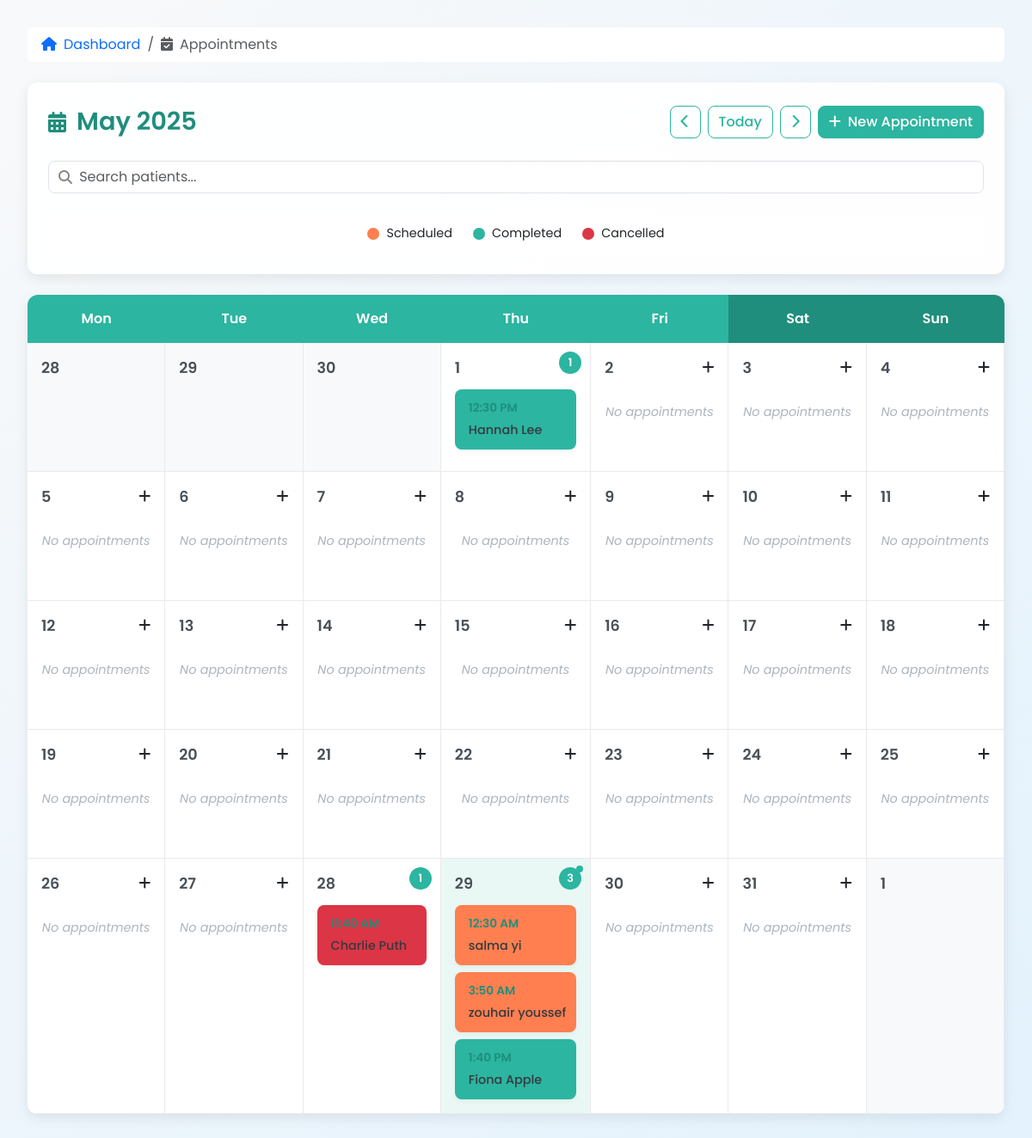
Screenshot of /appointments.php with the database file from the repository.
### tables this page shows
CREATE TABLE `appointments` (
  `id` int NOT NULL,
  `patient_id` int DEFAULT NULL,
  `dentist_id` int DEFAULT NULL,
  `appointment_date` date NOT NULL,
  `appointment_time` time NOT NULL,
  `treatment_type` varchar(100) DEFAULT NULL,
  `status` enum('scheduled','completed','cancelled') DEFAULT 'scheduled',
  `notes` text
);

CREATE TABLE `patients` (
  `id` int NOT NULL,
  `full_name` varchar(100) NOT NULL,
  `phone` varchar(20) NOT NULL,
  `working_type` enum('student','employed','self-employed','unemployed') NOT NULL,
  `created_at` datetime DEFAULT CURRENT_TIMESTAMP,
  `age` int NOT NULL
);

### appointments.php (the view, shortened to what this page needs)
<?php
require_once 'config.php';
$currentMonth = $_GET['month'] ?? date('Y-m');
$search = $_GET['search'] ?? '';
$date = new DateTime($currentMonth . '-01');
$monthStart = $date->format('Y-m-01');
$monthEnd = $date->format('Y-m-t');
$prevMonth = (clone $date)->modify('-1 month')->format('Y-m');
$nextMonth = (clone $date)->modify('+1 month')->format('Y-m');
$stmt = $pdo->prepare("SELECT a.*, p.full_name AS patient_name, p.phone AS patient_phone
                      FROM appointments a
                      LEFT JOIN patients p ON a.patient_id = p.id
                      WHERE a.appointment_date BETWEEN ? AND ?
                      AND p.full_name LIKE ?
                      ORDER BY appointment_date, appointment_time");
$stmt->execute([$monthStart, $monthEnd, "%$search%"]);
$appointments = $stmt->fetchAll();
$appointmentsByDate = [];
foreach ($appointments as $appt) {
    $appointmentsByDate[$appt['appointment_date']][] = $appt;
}
$firstWeekday = $date->format('N');
$totalDays = $date->format('t');
$weeks = ceil(($totalDays + $firstWeekday - 1) / 7);
$today = date('Y-m-d');
?>
<!DOCTYPE html>
<html lang="en">
<head>
    <link href="https://cdn.jsdelivr.net/npm/bootstrap@5.3.3/dist/css/bootstrap.min.css" rel="stylesheet">
    <link href="https://cdnjs.cloudflare.com/ajax/libs/font-awesome/6.5.0/css/all.min.css" rel="stylesheet">
</head>
<body>
    <div class="dashboard-container">
        <nav class="breadcrumb bg-white px-3 py-2 rounded mb-4">
            <ol class="breadcrumb m-0">
                <li class="breadcrumb-item">
                    <a href="dashboard.php" class="text-decoration-none text-primary">
                        <i class="fas fa-home me-2"></i>Dashboard
                    </a>
                </li>
                <li class="breadcrumb-item active">
                    <i class="fas fa-calendar-check me-2"></i>Appointments
                </li>
            </ol>
        </nav>
        <div class="card calendar-header">
            <div class="calendar-controls">
                <div class="calendar-title">
                    <i class="fas fa-calendar-alt"></i>
                    <span><?= $date->format('F Y') ?></span>
                </div>
                <div class="d-flex gap-2">
                    <a href="?month=<?= $prevMonth ?>&search=<?= urlencode($search) ?>"
                       class="btn btn-outline-primary">
                        <i class="fas fa-chevron-left"></i>
                    </a>
                    <a href="?month=<?= date('Y-m') ?>"
                       class="btn btn-outline-primary">
                        Today
                    </a>
                    <a href="?month=<?= $nextMonth ?>&search=<?= urlencode($search) ?>"
                       class="btn btn-outline-primary">
                        <i class="fas fa-chevron-right"></i>
                    </a>
                    <button class="btn btn-primary" data-bs-toggle="modal" data-bs-target="#addModal">
                        <i class="fas fa-plus me-2"></i>New Appointment
                    </button>
                </div>
            </div>
<div class="search-container">
    <form>
        <div class="position-relative">
            <input type="text" name="search"  value="<?= htmlspecialchars($search) ?>"
                   class="form-control ps-4" placeholder="Search patients...">
        </div>
    </form>
</div>
            <div class="legend">
                <div class="legend-item">
                    <div class="status-indicator scheduled"></div>
                    <span>Scheduled</span>
                </div>
                <div class="legend-item">
                    <div class="status-indicator completed"></div>
                    <span>Completed</span>
                </div>
                <div class="legend-item">
                    <div class="status-indicator cancelled"></div>
                    <span>Cancelled</span>
                </div>
            </div>
        </div>
        <div class="calendar-grid">
            <div class="weekday-header">Mon</div>
            <div class="weekday-header">Tue</div>
            <div class="weekday-header">Wed</div>
            <div class="weekday-header">Thu</div>
            <div class="weekday-header">Fri</div>
            <div class="weekday-header weekend">Sat</div>
            <div class="weekday-header weekend">Sun</div>
            <?php
            $startDay = (clone $date)->modify('-' . ($firstWeekday - 1) . ' days');
            for ($i = 0; $i < $weeks * 7; $i++) {
                $currentDate = $startDay->format('Y-m-d');
                $isCurrentMonth = $startDay->format('Y-m') === $date->format('Y-m');
                $isToday = $currentDate === $today;
                $isWeekend = in_array($startDay->format('D'), ['Sat', 'Sun']);
                $apptCount = isset($appointmentsByDate[$currentDate]) ? count($appointmentsByDate[$currentDate]) : 0;
                $hasAppointments = $apptCount > 0;
                ?>
                <div class="calendar-day
                    <?= !$isCurrentMonth ? 'non-month-day' : '' ?>
                    <?= $isToday ? 'today' : '' ?>
                    <?= $isWeekend ? 'weekend' : '' ?>">
                    <div class="day-header">
                        <div class="day-number"><?= $startDay->format('j') ?></div>
                        <?php if($isCurrentMonth && !$hasAppointments): ?>
                            <div class="add-appointment-btn"
                                 data-date="<?= $currentDate ?>"
                                 data-bs-toggle="modal"
                                 data-bs-target="#addModal"
                                 title="Add appointment">
                                <i class="fas fa-plus"></i>
                            </div>
                        <?php endif; ?>
                    </div>
                    <?php if ($hasAppointments): ?>
                        <div class="appointment-count"><?= $apptCount ?></div>
                    <?php endif; ?>
                    <div class="events">
                        <?php if ($isCurrentMonth && $hasAppointments): ?>
                            <?php foreach ($appointmentsByDate[$currentDate] as $appt): ?>
                                <div class="event-item <?= $appt['status'] ?>"
                                     data-bs-toggle="modal"
                                     data-bs-target="#detailModal<?= $appt['id'] ?>">
                                    <div class="event-time">
                                        <?= date('g:i A', strtotime($appt['appointment_time'])) ?>
                                    </div>
                                    <div class="event-patient">
                                        <?= htmlspecialchars($appt['patient_name']) ?>
                                    </div>
                                </div>
                            <?php endforeach; ?>
                        <?php elseif($isCurrentMonth): ?>
                            <div class="empty-day">No appointments</div>
                        <?php endif; ?>
                    </div>
                </div>
                <?php
                $startDay->modify('+1 day');
            }
            ?>
        </div>
    </div>
</body>
</html>

### appointments.php (style rules this page uses)
:root { --primary: #2cb5a0; --primary-dark: #1f8e7d; --secondary: #f0f7fa; --scheduled: #ff7f50; --completed: #2cb5a0; --cancelled: #dc3545; --light-bg: #f8f9fa; --dark-bg: #e3f2fd; --card-bg: rgba(255, 255, 255, 0.95); --border-radius: 12px; --box-shadow: 0 5px 15px rgba(0, 0, 0, 0.08); --success: #28a745; --error: #dc3545; }
* { font-family: 'Poppins', sans-serif; }
body { background: linear-gradient(135deg, var(--light-bg) 0%, var(--dark-bg) 100%); min-height: 100vh; padding: 2rem; animation: fadeIn 0.5s ease-in-out; }
.dashboard-container { max-width: 1400px; margin: 0 auto; }
.card { border: none; border-radius: var(--border-radius); box-shadow: var(--box-shadow); background: var(--card-bg); transition: all 0.3s ease; overflow: hidden; }
.calendar-header { padding: 1.5rem; margin-bottom: 1.5rem; }
.calendar-controls { display: flex; align-items: center; gap: 1rem; flex-wrap: wrap; }
.calendar-title { display: flex; align-items: center; gap: 0.75rem; font-size: 1.8rem; font-weight: 600; color: var(--primary-dark); margin-right: auto; }
.calendar-title i { font-size: 1.5rem; }
.btn-outline-primary { border-color: var(--primary); color: var(--primary); border-radius: 8px; font-weight: 500; }
.btn-primary { background: var(--primary); border-color: var(--primary); border-radius: 8px; font-weight: 500; transition: all 0.3s; }
.calendar-grid { display: grid; grid-template-columns: repeat(7, 1fr); gap: 0; background: white; border-radius: var(--border-radius); overflow: hidden; box-shadow: var(--box-shadow); }
.weekday-header { padding: 1rem; text-align: center; font-weight: 600; color: white; background: var(--primary); }
.weekend { background: var(--primary-dark); }
.calendar-day { min-height: 150px; padding: 1rem; border-right: 1px solid #eaeaea; border-bottom: 1px solid #eaeaea; position: relative; background: white; transition: all 0.2s ease; }
.today { background: rgba(44, 181, 160, 0.1); position: relative; }
.today::before { content: ''; position: absolute; top: 8px; right: 8px; width: 8px; height: 8px; background: var(--primary); border-radius: 50%; }
.non-month-day { background: #f8f9fa; color: #adb5bd; }
.day-header { display: flex; justify-content: space-between; align-items: center; margin-bottom: 0.75rem; }
.day-number { font-size: 1.1rem; font-weight: 600; color: #495057; }
.appointment-count { position: absolute; top: 10px; right: 10px; width: 26px; height: 26px; background: var(--primary); color: white; border-radius: 50%; display: flex; align-items: center; justify-content: center; font-size: 0.8rem; font-weight: 600; }
.events { display: flex; flex-direction: column; gap: 0.5rem; }
.event-item { background: white; border-radius: 8px; padding: 0.75rem; border-left: 4px solid var(--scheduled); box-shadow: 0 2px 5px rgba(0, 0, 0, 0.05); cursor: pointer; transition: all 0.2s ease; }
.event-item.completed { border-left-color: var(--completed); }
.event-item.cancelled { border-left-color: var(--cancelled); }
.event-time { font-size: 0.85rem; font-weight: 600; color: var(--primary-dark); margin-bottom: 0.25rem; }
.event-patient { font-size: 0.9rem; font-weight: 500; color: #343a40; white-space: nowrap; overflow: hidden; text-overflow: ellipsis; }
.empty-day { color: #adb5bd; font-style: italic; font-size: 0.9rem; text-align: center; padding: 1rem 0; }
.search-container { position: relative; margin-top: 1.5rem; }
.search-container .form-control { border-radius: 8px; padding-left: 2.5rem; }
.legend { display: flex; gap: 1.5rem; justify-content: center; margin-top: 1.5rem; padding: 0.75rem; background: rgba(255, 255, 255, 0.8); border-radius: 8px; }
.legend-item { display: flex; align-items: center; gap: 0.5rem; font-size: 0.9rem; }
.status-indicator { width: 14px; height: 14px; border-radius: 50%; }
.scheduled { background: var(--scheduled); }
.completed { background: var(--completed); }
.cancelled { background: var(--cancelled); }
.form-control.ps-4 { padding-left: 2.2rem !important; }

### rows the page displays
appointments: appointment_time "12:30 PM", patient.full_name "Hannah Lee"
appointments: patient.full_name "Charlie Puth"
appointments: appointment_time "12:30 AM", patient.full_name "salma yi"
appointments: appointment_time "3:50 AM", patient.full_name "zouhair youssef"
appointments: appointment_time "1:40 PM", patient.full_name "Fiona Apple"

### other values shown
$date->format('F Y') "May 2025"
$startDay->format('j') "28"
$startDay->format('j') "29"
$startDay->format('j') "30"
$startDay->format('j') "1"
$apptCount "1"
$startDay->format('j') "2"
$startDay->format('j') "3"
$startDay->format('j') "4"
$startDay->format('j') "5"
$startDay->format('j') "6"
$startDay->format('j') "7"
$startDay->format('j') "8"
$startDay->format('j') "9"
$startDay->format('j') "10"
